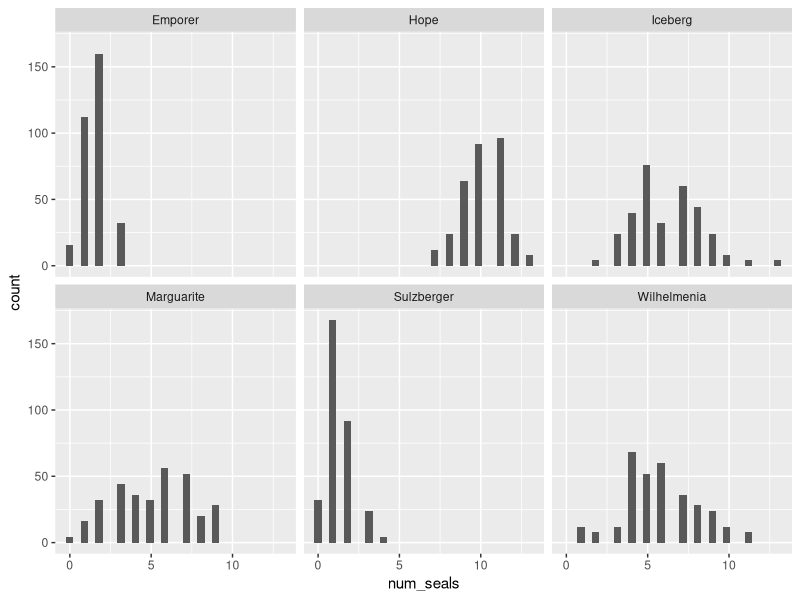
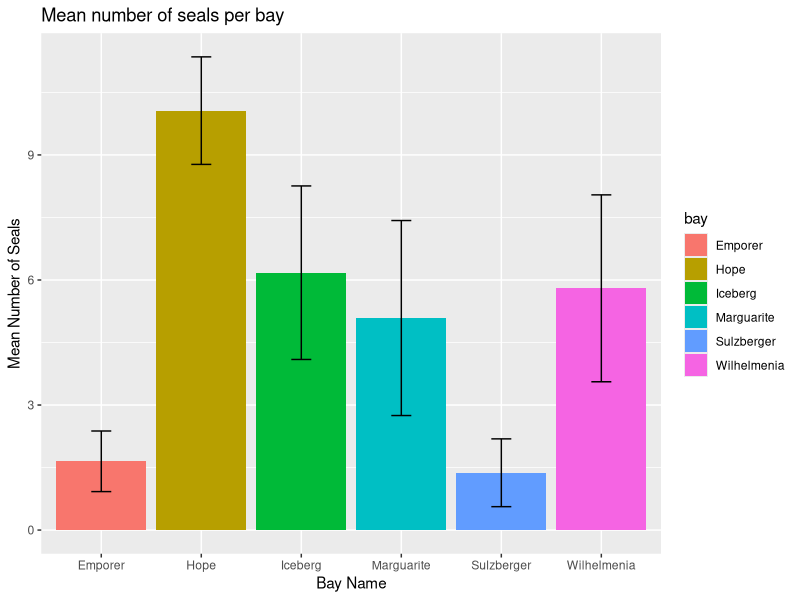

Reproduce these figures in R, in order.
## ---- chunk 1
knitr::opts_chunk$set(echo = TRUE)
## ---- chunk 2
# independent is the bay

# dependent is the number of seals

# categorical is bay

# numerical is number of seals

## ---- chunk 3
# Null: The mean number of leapord seals is the same at each of the bays

# Alternative: The mean number of leapord seals is not the same at all of the bays. At least one is different.  

## ---- chunk 4
library(tidyverse)

sealData <- read_csv("antarctic_seals_many_bays.csv")

## ---- chunk 5

ggplot(sealData, aes(num_seals)) +
  geom_histogram() +
  facet_wrap(~bay)


## ---- chunk 6
# summary stats
sealSummary <- sealData %>% 
  group_by(bay) %>% 
  summarize(meanSeals = mean(num_seals), sdSeals = sd(num_seals))
# bay with lowest mean number of seals: Sulzberger
# bay with the greatest mean number of seals: Hope

ggplot(data = sealSummary, aes(bay, meanSeals, fill = bay)) + 
  geom_bar(stat = "identity") +
    geom_errorbar( aes(ymin = meanSeals-sdSeals, ymax = meanSeals + sdSeals), 
              width = 0.2)  +
  labs(x="Bay Name", y="Mean Number of Seals", title="Mean number of seals per bay")



## ---- chunk 7

sealModel <- aov(data = sealData, num_seals ~ bay)
summary(sealModel)

## ---- chunk 8
# the p-value is smaller than 2 x 10 ^ - 16 
# the f-stat is 1129
# I reject the null hypothesis because the p-value of 2e-16 is smaller than my alpha of 0.05
# this means that at least one of the mean number of leopard seals is different in one of the bays


